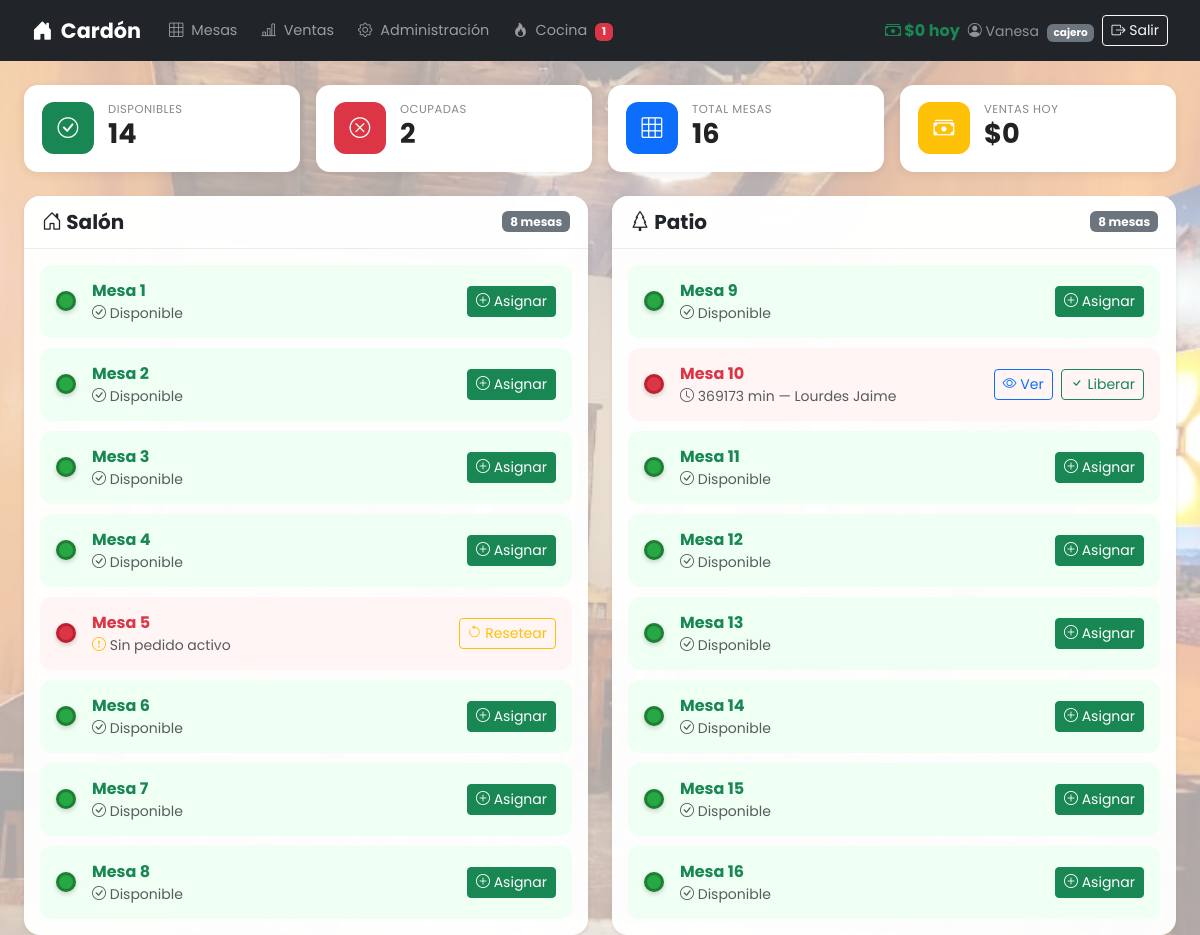
Page /principal.php (signed in) on the earlier database version.
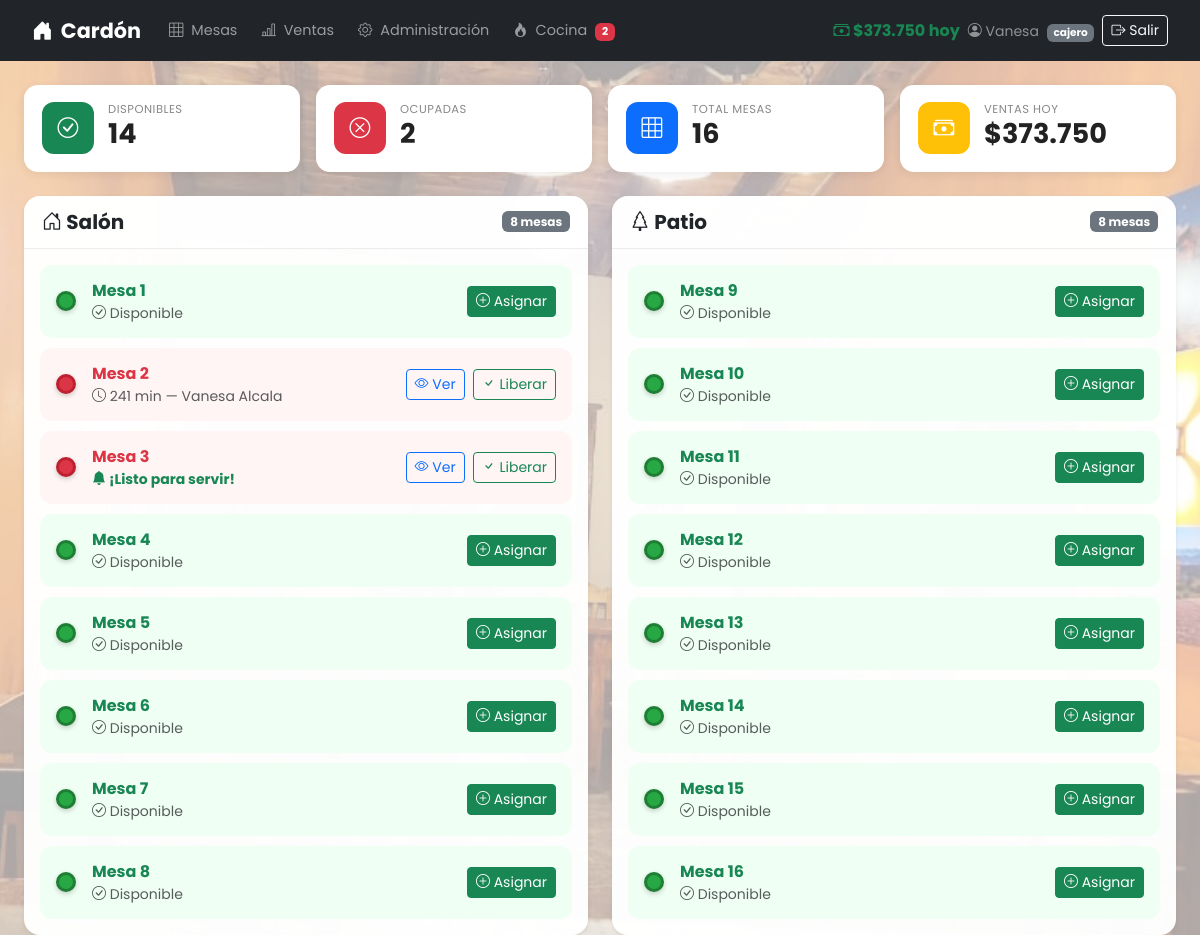
Same page on the later database version.
### tables this page shows
CREATE TABLE `mesa` (
  `id_mesa` int NOT NULL AUTO_INCREMENT,
  `dispo_mesa` varchar(45) NOT NULL DEFAULT 'Disponible',
  PRIMARY KEY (`id_mesa`),
  UNIQUE KEY `id_mesa_UNIQUE` (`id_mesa`)
);

### principal.php (the view, shortened to what this page needs)
<?php
include('conexion.php');
$total_mesas       = $conexion->query("SELECT COUNT(*) FROM mesa")->fetch_row()[0];
$mesas_disponibles = $conexion->query("SELECT COUNT(*) FROM mesa WHERE dispo_mesa = 'Disponible'")->fetch_row()[0];
$mesas_ocupadas    = $total_mesas - $mesas_disponibles;
$resultado = $conexion->query("
    SELECT
        m.id_mesa,
        m.dispo_mesa,
        MAX(p.id_pedido)                                  AS id_pedido,
        MAX(p.fecha_pedido)                               AS fecha_pedido,
        MAX(c.nom_cajero)                                 AS nom_cajero,
        MAX(c.ape_cajero)                                 AS ape_cajero,
        MAX(p.estado_pedido)                              AS estado_pedido,
        TIMESTAMPDIFF(MINUTE, MAX(p.fecha_pedido), NOW()) AS minutos_ocupada
    FROM mesa m
    LEFT JOIN pedido p
        ON m.id_mesa = p.id_mesa AND p.estado_pedido IN ('En Proceso', 'Listo')
    LEFT JOIN cajero c
        ON p.id_cajero = c.id_cajero
    GROUP BY m.id_mesa, m.dispo_mesa
    ORDER BY m.id_mesa
");
$salon = [];
$patio = [];
while ($mesa = $resultado->fetch_assoc()) {
    if ($mesa['id_mesa'] <= 8) {
        $salon[] = $mesa;
    } else {
        $patio[] = $mesa;
    }
}
?>
<!DOCTYPE html>
<html lang="es">
<head>
    <link href="https://cdn.jsdelivr.net/npm/bootstrap@5.3.3/dist/css/bootstrap.min.css" rel="stylesheet">
    <link href="https://cdn.jsdelivr.net/npm/bootstrap-icons@1.11.1/font/bootstrap-icons.css" rel="stylesheet">
    <link href="css/estiloPrincipal.css" rel="stylesheet">
</head>
<body>
<?php include('navbar.php'); ?>
<div class="container-fluid px-4">
    <div class="row g-3 mb-4">
        <div class="col-sm-6 col-xl-3">
            <div class="stat-card">
                <div class="stat-icon bg-success"><i class="bi bi-check-circle"></i></div>
                <div>
                    <p class="stat-label">Disponibles</p>
                    <h3 class="stat-value"><?= $mesas_disponibles ?></h3>
                </div>
            </div>
        </div>
        <div class="col-sm-6 col-xl-3">
            <div class="stat-card">
                <div class="stat-icon bg-danger"><i class="bi bi-x-circle"></i></div>
                <div>
                    <p class="stat-label">Ocupadas</p>
                    <h3 class="stat-value"><?= $mesas_ocupadas ?></h3>
                </div>
            </div>
        </div>
        <div class="col-sm-6 col-xl-3">
            <div class="stat-card">
                <div class="stat-icon bg-primary"><i class="bi bi-grid-3x3"></i></div>
                <div>
                    <p class="stat-label">Total Mesas</p>
                    <h3 class="stat-value"><?= $total_mesas ?></h3>
                </div>
            </div>
        </div>
        <div class="col-sm-6 col-xl-3">
            <div class="stat-card">
                <div class="stat-icon bg-warning"><i class="bi bi-cash-stack"></i></div>
                <div>
                    <p class="stat-label">Ventas Hoy</p>
                    <h3 class="stat-value">$<?= number_format($ventas_hoy, 0, ',', '.') ?></h3>
                </div>
            </div>
        </div>
    </div>
    <div class="row g-4">
        <?php foreach (['Salón' => $salon, 'Patio' => $patio] as $nombre_zona => $mesas): ?>
        <div class="col-lg-6">
            <div class="card shadow-sm">
                <div class="card-header d-flex justify-content-between align-items-center">
                    <h5 class="mb-0 fw-bold">
                        <i class="bi bi-<?= $nombre_zona === 'Salón' ? 'house-door' : 'tree' ?>"></i>
                        <?= $nombre_zona ?>
                    </h5>
                    <span class="badge bg-secondary"><?= count($mesas) ?> mesas</span>
                </div>
                <div class="card-body">
                    <?php foreach ($mesas as $mesa): ?>
                        <?php if ($mesa['dispo_mesa'] === 'Ocupada'): ?>
                        <div class="mesa-card mesa-ocupada">
                            <div class="d-flex align-items-center gap-3">
                                <span class="indicador indicador-rojo"></span>
                                <div>
                                    <strong class="text-danger">Mesa <?= $mesa['id_mesa'] ?></strong>
                                    <div class="text-muted small">
                                            <?php if ($mesa['id_pedido']): ?>
                                            <?php if (($mesa['estado_pedido'] ?? '') === 'Listo'): ?>
                                                <span class="text-success fw-bold">
                                                    <i class="bi bi-bell-fill"></i> ¡Listo para servir!
                                                </span>
                                            <?php else: ?>
                                                <i class="bi bi-clock"></i> <?= $mesa['minutos_ocupada'] ?> min —
                                                <i class="bi bi-cash-register"></i> <?= htmlspecialchars($mesa['nom_cajero'] . ' ' . $mesa['ape_cajero']) ?>
                                            <?php endif; ?>
                                        <?php else: ?>
                                            <i class="bi bi-exclamation-circle text-warning"></i> Sin pedido activo
                                        <?php endif; ?>
                                    </div>
                                </div>
                            </div>
                            <div class="d-flex gap-2">
                                <?php if ($mesa['id_pedido']): ?>
                                <a href="detalle_pedido.php?id=<?= $mesa['id_pedido'] ?>&mesa=<?= $mesa['id_mesa'] ?>"
                                   class="btn btn-sm btn-outline-primary">
                                    <i class="bi bi-eye"></i> Ver
                                </a>
                                <button class="btn btn-sm btn-outline-success"
                                        onclick="confirmarLiberar(<?= $mesa['id_mesa'] ?>, '<?= $nombre_zona ?>', <?= $mesa['id_pedido'] ?>)">
                                    <i class="bi bi-check"></i> Liberar
                                </button>
                                <?php else: ?>
                                <button class="btn btn-sm btn-outline-warning"
                                        onclick="if(confirm('¿Resetear Mesa <?= $mesa['id_mesa'] ?>?')) location.href='liberar_mesa.php?mesa=<?= $mesa['id_mesa'] ?>&pedido=0'">
                                    <i class="bi bi-arrow-counterclockwise"></i> Resetear
                                </button>
                                <?php endif; ?>
                            </div>
                        </div>
                        <?php else: ?>
                        <div class="mesa-card mesa-disponible">
                            <div class="d-flex align-items-center gap-3">
                                <span class="indicador indicador-verde"></span>
                                <div>
                                    <strong class="text-success">Mesa <?= $mesa['id_mesa'] ?></strong>
                                    <div class="text-muted small">
                                        <i class="bi bi-check-circle"></i> Disponible
                                    </div>
                                </div>
                            </div>
                            <a href="seleccionar_cajero.php?mesa=<?= $mesa['id_mesa'] ?>&zona=<?= urlencode($nombre_zona) ?>"
                               class="btn btn-sm btn-success">
                                <i class="bi bi-plus-circle"></i> Asignar
                            </a>
                        </div>
                        <?php endif; ?>
                    <?php endforeach; ?>
                </div>
            </div>
        </div>
        <?php endforeach; ?>
    </div>
</div>
</body>
</html>

### navbar.php (shortened to what this page needs)
<?php
$ventas_hoy = $conexion->query("
    SELECT COALESCE(SUM(total_pedido), 0)
    FROM pedido
    WHERE DATE(fecha_pedido) = CURDATE()
      AND estado_pedido = 'Completado'
")->fetch_row()[0];
$pedidos_activos = $conexion->query("
    SELECT COUNT(*) FROM pedido
    WHERE estado_pedido IN ('En Proceso')
")->fetch_row()[0];
$es_cajero = ($_SESSION['rol'] ?? '') === 'cajero';
?>
<nav class="navbar navbar-expand-lg navbar-dark bg-dark mb-4">
    <div class="container-fluid px-3">
        <a class="navbar-brand fw-bold d-flex align-items-center gap-2" href="principal.php">
            <i class="bi bi-house-door-fill"></i>
            <span>Cardón</span>
        </a>
        <div class="collapse navbar-collapse" id="navMenu">
            <ul class="navbar-nav me-auto mt-2 mt-lg-0">
                <li class="nav-item">
                    <a class="nav-link px-3" href="principal.php">
                        <i class="bi bi-grid-3x3"></i>
                        <span class="ms-1">Mesas</span>
                    </a>
                </li>
                <?php if ($es_cajero): ?>
                <li class="nav-item">
                    <a class="nav-link px-3" href="ventas.php">
                        <i class="bi bi-bar-chart-line"></i>
                        <span class="ms-1">Ventas</span>
                    </a>
                </li>
                <li class="nav-item">
                    <a class="nav-link px-3" href="admin.php">
                        <i class="bi bi-gear"></i>
                        <span class="ms-1">Administración</span>
                    </a>
                </li>
                <?php endif; ?>
                <li class="nav-item">
                    <a class="nav-link px-3" href="cocina.php" target="_blank">
                        <i class="bi bi-fire"></i>
                        <span class="ms-1">Cocina</span>
                        <?php if ($pedidos_activos > 0): ?>
                        <span class="badge bg-danger ms-1"><?= $pedidos_activos ?></span>
                        <?php endif; ?>
                    </a>
                </li>
            </ul>
            <ul class="navbar-nav align-items-lg-center gap-2 mt-2 mt-lg-0">
                <?php if ($es_cajero): ?>
                <li class="nav-item">
                    <span class="navbar-text text-success fw-bold">
                        <i class="bi bi-cash-stack"></i>
                        $<?= number_format($ventas_hoy, 0, ',', '.') ?> hoy
                    </span>
                </li>
                <?php endif; ?>
                <li class="nav-item">
                    <span class="navbar-text text-white-50 small">
                        <i class="bi bi-person-circle"></i>
                        <?= htmlspecialchars($_SESSION['usuario']) ?>
                        <span class="badge bg-secondary ms-1"><?= $_SESSION['rol'] ?></span>
                    </span>
                </li>
                <li class="nav-item">
                    <a class="btn btn-outline-light btn-sm" href="logout.php">
                        <i class="bi bi-box-arrow-right"></i> Salir
                    </a>
                </li>
            </ul>
        </div>
    </div>
</nav>

### css/estiloPrincipal.css (style rules this page uses)
*, *::before, *::after { box-sizing: border-box; }
body { font-family: 'Poppins', sans-serif; min-height: 100vh; background-image: url("../img/fondoCardon.jpeg"); background-size: cover; background-position: center; background-attachment: fixed; background-repeat: no-repeat; margin: 0; padding: 0; }
body::before { content: ""; position: fixed; inset: 0; background-color: rgba(255, 255, 255, 0.65); z-index: -1; }
.navbar { padding: 10px 16px; }
.navbar-brand { font-size: clamp(1rem, 2.5vw, 1.3rem); }
.nav-link { font-size: 0.9rem; padding: 6px 12px !important; border-radius: 8px; transition: background 0.2s; }
.stat-card { background: white; border-radius: 14px; padding: 16px 18px; display: flex; align-items: center; gap: 14px; box-shadow: 0 2px 10px rgba(0,0,0,0.08); transition: transform 0.2s ease, box-shadow 0.2s ease; height: 100%; }
.stat-icon { width: 52px; height: 52px; border-radius: 12px; display: flex; align-items: center; justify-content: center; font-size: 1.3rem; color: white; flex-shrink: 0; }
.stat-label { font-size: 0.72rem; color: #888; text-transform: uppercase; letter-spacing: 0.5px; margin-bottom: 2px; }
.stat-value { font-size: clamp(1.2rem, 3vw, 1.7rem); font-weight: 700; color: #222; line-height: 1; }
.card { background: rgba(255,255,255,0.97); border: none; border-radius: 16px; box-shadow: 0 4px 18px rgba(0,0,0,0.1); }
.card-header { background: rgba(255,255,255,0.6); border-bottom: 1px solid rgba(0,0,0,0.07); border-radius: 16px 16px 0 0 !important; padding: 14px 18px; }
.mesa-card { display: flex; align-items: center; justify-content: space-between; padding: 12px 14px; border-radius: 12px; margin-bottom: 10px; border: 2px solid transparent; transition: all 0.2s ease; gap: 10px; }
.mesa-card:last-child { margin-bottom: 0; }
.mesa-disponible { background: #f0fff4; }
.mesa-ocupada { background: #fff5f5; }
.indicador { width: 20px; height: 20px; border-radius: 50%; flex-shrink: 0; box-shadow: 0 2px 5px rgba(0,0,0,0.2); }
.indicador-verde { background: #28a745; border: 3px solid #1e7e34; }
.indicador-rojo { background: #dc3545; border: 3px solid #bd2130; animation: pulso 2s infinite; }

Differences in the rows shown:
changed mesa id 2: dispo_mesa "Disponible" → "Ocupada" (drawn)
changed mesa id 3: dispo_mesa "Disponible" → "Ocupada" (drawn)
changed mesa id 5: dispo_mesa "Ocupada" → "Disponible" (drawn)
changed mesa id 10: dispo_mesa "Ocupada" → "Disponible" (drawn)
Other differences:
$pedidos_activos: "1" → "2"
$ventas_hoy: "0" → "373.750"
list line gone: "Mesa 2 Disponible Asignar"
new list line: "Mesa 2 241 min — Vanesa Alcala Ver Liberar"
list line gone: "Mesa 3 Disponible Asignar"
new list line: "Mesa 3 ¡Listo para servir! Ver Liberar"
list line gone: "Mesa 5 Sin pedido activo Resetear"
new list line: "Mesa 5 Disponible Asignar"
list line gone: "Mesa 10 369173 min — Lourdes Jaime Ver Liberar"
new list line: "Mesa 10 Disponible Asignar"
